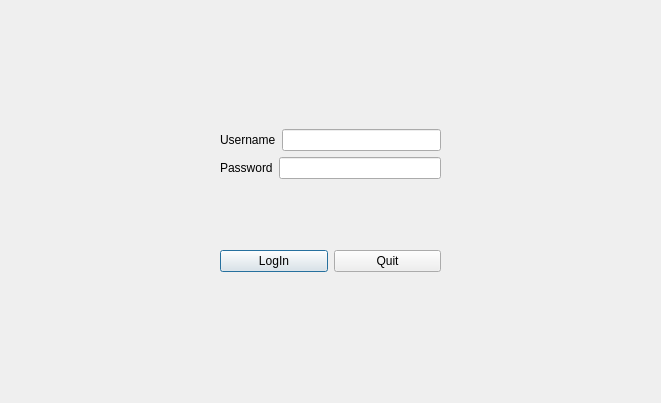
<?xml version="1.0" encoding="UTF-8"?>
<ui version="4.0">
 <class>LogInDialog</class>
 <widget class="QDialog" name="LogInDialog">
  <property name="geometry">
   <rect>
    <x>0</x>
    <y>0</y>
    <width>661</width>
    <height>403</height>
   </rect>
  </property>
  <property name="windowTitle">
   <string>Dialog</string>
  </property>
  <widget class="QWidget" name="horizontalLayoutWidget">
   <property name="geometry">
    <rect>
     <x>0</x>
     <y>0</y>
     <width>661</width>
     <height>401</height>
    </rect>
   </property>
   <layout class="QHBoxLayout" name="horizontalLayout">
    <item>
     <spacer name="horizontalSpacer">
      <property name="orientation">
       <enum>Qt::Horizontal</enum>
      </property>
      <property name="sizeHint" stdset="0">
       <size>
        <width>40</width>
        <height>20</height>
       </size>
      </property>
     </spacer>
    </item>
    <item>
     <layout class="QVBoxLayout" name="verticalLayout">
      <item>
       <spacer name="verticalSpacer">
        <property name="orientation">
         <enum>Qt::Vertical</enum>
        </property>
        <property name="sizeHint" stdset="0">
         <size>
          <width>20</width>
          <height>40</height>
         </size>
        </property>
       </spacer>
      </item>
      <item>
       <spacer name="verticalSpacer_5">
        <property name="orientation">
         <enum>Qt::Vertical</enum>
        </property>
        <property name="sizeHint" stdset="0">
         <size>
          <width>20</width>
          <height>40</height>
         </size>
        </property>
       </spacer>
      </item>
      <item>
       <layout class="QHBoxLayout" name="horizontalLayout_2">
        <item>
         <widget class="QLabel" name="label_2">
          <property name="text">
           <string>Username</string>
          </property>
         </widget>
        </item>
        <item>
         <widget class="QLineEdit" name="usernameEdit"/>
        </item>
       </layout>
      </item>
      <item>
       <layout class="QHBoxLayout" name="horizontalLayout_4">
        <item>
         <widget class="QLabel" name="label">
          <property name="text">
           <string>Password</string>
          </property>
         </widget>
        </item>
        <item>
         <widget class="QLineEdit" name="passwordEdit"/>
        </item>
       </layout>
      </item>
      <item>
       <spacer name="verticalSpacer_3">
        <property name="orientation">
         <enum>Qt::Vertical</enum>
        </property>
        <property name="sizeHint" stdset="0">
         <size>
          <width>20</width>
          <height>40</height>
         </size>
        </property>
       </spacer>
      </item>
      <item>
       <layout class="QHBoxLayout" name="horizontalLayout_3">
        <item>
         <widget class="QPushButton" name="loginButton">
          <property name="text">
           <string>LogIn</string>
          </property>
         </widget>
        </item>
        <item>
         <widget class="QPushButton" name="quitButton">
          <property name="text">
           <string>Quit</string>
          </property>
         </widget>
        </item>
       </layout>
      </item>
      <item>
       <spacer name="verticalSpacer_4">
        <property name="orientation">
         <enum>Qt::Vertical</enum>
        </property>
        <property name="sizeHint" stdset="0">
         <size>
          <width>20</width>
          <height>40</height>
         </size>
        </property>
       </spacer>
      </item>
      <item>
       <spacer name="verticalSpacer_2">
        <property name="orientation">
         <enum>Qt::Vertical</enum>
        </property>
        <property name="sizeHint" stdset="0">
         <size>
          <width>20</width>
          <height>40</height>
         </size>
        </property>
       </spacer>
      </item>
     </layout>
    </item>
    <item>
     <spacer name="horizontalSpacer_2">
      <property name="orientation">
       <enum>Qt::Horizontal</enum>
      </property>
      <property name="sizeHint" stdset="0">
       <size>
        <width>40</width>
        <height>20</height>
       </size>
      </property>
     </spacer>
    </item>
   </layout>
  </widget>
 </widget>
 <resources/>
 <connections>
  <connection>
   <sender>quitButton</sender>
   <signal>clicked()</signal>
   <receiver>LogInDialog</receiver>
   <slot>close()</slot>
   <hints>
    <hint type="sourcelabel">
     <x>421</x>
     <y>261</y>
    </hint>
    <hint type="destinationlabel">
     <x>448</x>
     <y>244</y>
    </hint>
   </hints>
  </connection>
 </connections>
</ui>
